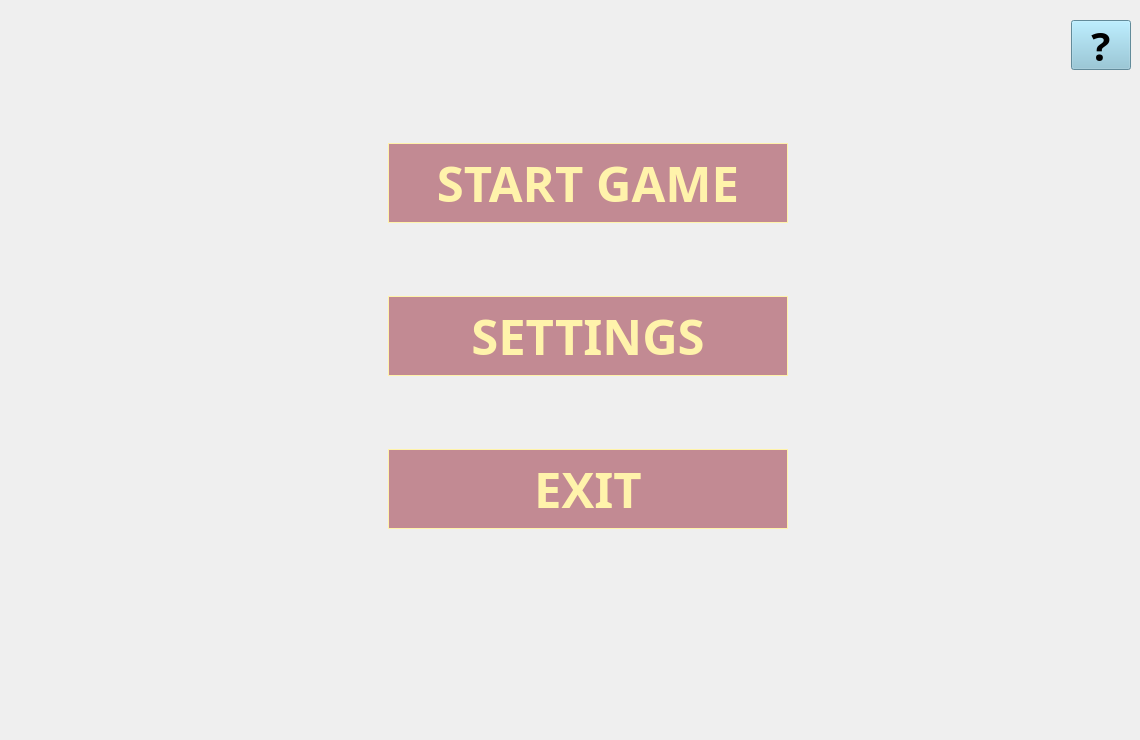
    <widget class="QWidget" name="page">
     <widget class="QWidget" name="gridLayoutWidget">
      <property name="geometry">
       <rect>
        <x>50</x>
        <y>20</y>
        <width>1081</width>
        <height>711</height>
       </rect>
      </property>
      <layout class="QGridLayout" name="gridLayout">
       <item row="8" column="2">
        <spacer name="verticalSpacer_6">
         <property name="orientation">
          <enum>Qt::Vertical</enum>
         </property>
         <property name="sizeHint" stdset="0">
          <size>
           <width>20</width>
           <height>40</height>
          </size>
         </property>
        </spacer>
       </item>
       <item row="6" column="2">
        <spacer name="verticalSpacer_5">
         <property name="orientation">
          <enum>Qt::Vertical</enum>
         </property>
         <property name="sizeHint" stdset="0">
          <size>
           <width>20</width>
           <height>40</height>
          </size>
         </property>
        </spacer>
       </item>
       <item row="7" column="2">
        <widget class="QPushButton" name="pbExit">
         <property name="minimumSize">
          <size>
           <width>400</width>
           <height>80</height>
          </size>
         </property>
         <property name="maximumSize">
          <size>
           <width>400</width>
           <height>80</height>
          </size>
         </property>
         <property name="font">
          <font>
           <family>Sahadeva</family>
           <pointsize>37</pointsize>
           <weight>75</weight>
           <bold>true</bold>
          </font>
         </property>
         <property name="styleSheet">
          <string notr="true">background-color: #c28a93;
color:#fff3ab;
border: 1px solid #fff3ab;
border-color: #fff3ab;</string>
         </property>
         <property name="text">
          <string>EXIT</string>
         </property>
        </widget>
       </item>
       <item row="1" column="2">
        <spacer name="verticalSpacer">
         <property name="orientation">
          <enum>Qt::Vertical</enum>
         </property>
         <property name="sizeHint" stdset="0">
          <size>
           <width>20</width>
           <height>40</height>
          </size>
         </property>
        </spacer>
       </item>
       <item row="11" column="2">
        <spacer name="verticalSpacer_4">
         <property name="orientation">
          <enum>Qt::Vertical</enum>
         </property>
         <property name="sizeHint" stdset="0">
          <size>
           <width>20</width>
           <height>40</height>
          </size>
         </property>
        </spacer>
       </item>
       <item row="0" column="3" alignment="Qt::AlignRight">
        <widget class="QPushButton" name="pbHelp">
         <property name="minimumSize">
          <size>
           <width>60</width>
           <height>50</height>
          </size>
         </property>
         <property name="maximumSize">
          <size>
           <width>60</width>
           <height>50</height>
          </size>
         </property>
         <property name="font">
          <font>
           <family>Sahadeva</family>
           <pointsize>30</pointsize>
           <weight>75</weight>
           <bold>true</bold>
          </font>
         </property>
         <property name="styleSheet">
          <string notr="true">background-color:#89c3d7;
width: 60;
height: 50;
</string>
         </property>
         <property name="text">
          <string>?</string>
         </property>
        </widget>
       </item>
       <item row="1" column="3">
        <spacer name="horizontalSpacer_2">
         <property name="orientation">
          <enum>Qt::Horizontal</enum>
         </property>
         <property name="sizeHint" stdset="0">
          <size>
           <width>40</width>
           <height>20</height>
          </size>
         </property>
        </spacer>
       </item>
       <item row="9" column="2">
        <spacer name="verticalSpacer_3">
         <property name="orientation">
          <enum>Qt::Vertical</enum>
         </property>
         <property name="sizeHint" stdset="0">
          <size>
           <width>20</width>
           <height>40</height>
          </size>
         </property>
        </spacer>
       </item>
       <item row="4" column="2">
        <spacer name="verticalSpacer_2">
         <property name="orientation">
          <enum>Qt::Vertical</enum>
         </property>
         <property name="sizeHint" stdset="0">
          <size>
           <width>20</width>
           <height>40</height>
          </size>
         </property>
        </spacer>
       </item>
       <item row="0" column="0">
        <spacer name="horizontalSpacer">
         <property name="orientation">
          <enum>Qt::Horizontal</enum>
         </property>
         <property name="sizeHint" stdset="0">
          <size>
           <width>40</width>
           <height>20</height>
          </size>
         </property>
        </spacer>
       </item>
       <item row="3" column="2">
        <widget class="QPushButton" name="pbStartGame">
         <property name="minimumSize">
          <size>
           <width>400</width>
           <height>80</height>
          </size>
         </property>
         <property name="maximumSize">
          <size>
           <width>400</width>
           <height>80</height>
          </size>
         </property>
         <property name="font">
          <font>
           <family>Sahadeva</family>
           <pointsize>37</pointsize>
           <weight>75</weight>
           <bold>true</bold>
          </font>
         </property>
         <property name="styleSheet">
          <string notr="true">background-color: #c28a93;
color:#fff3ab;
border: 1px solid #fff3ab;
border-color: #fff3ab;</string>
         </property>
         <property name="text">
          <string>START GAME</string>
         </property>
        </widget>
       </item>
       <item row="5" column="2">
        <widget class="QPushButton" name="pbSettings">
         <property name="minimumSize">
          <size>
           <width>400</width>
           <height>80</height>
          </size>
         </property>
         <property name="maximumSize">
          <size>
           <width>400</width>
           <height>80</height>
          </size>
         </property>
         <property name="font">
          <font>
           <family>Sahadeva</family>
           <pointsize>37</pointsize>
           <weight>75</weight>
           <bold>true</bold>
          </font>
         </property>
         <property name="styleSheet">
          <string notr="true">background-color: #c28a93;
color:#fff3ab;
border: 1px solid #fff3ab;
border-color: #fff3ab;</string>
         </property>
         <property name="text">
          <string>SETTINGS</string>
         </property>
        </widget>
       </item>
      </layout>
     </widget>
    </widget>
